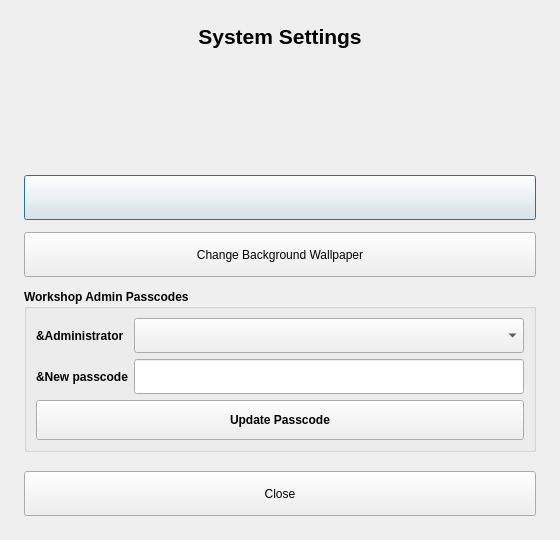
<?xml version="1.0" encoding="utf-8"?>
<ui version="4.0">
 <class>SystemSettingsDialog</class>
 <widget class="QDialog" name="SystemSettingsDialog">
  <property name="geometry">
   <rect>
    <x>0</x>
    <y>0</y>
    <width>560</width>
    <height>540</height>
   </rect>
  </property>
  <layout class="QVBoxLayout" name="verticalLayout">
   <property name="spacing">
    <number>12</number>
   </property>
   <property name="leftMargin">
    <number>24</number>
   </property>
   <property name="topMargin">
    <number>24</number>
   </property>
   <property name="rightMargin">
    <number>24</number>
   </property>
   <property name="bottomMargin">
    <number>24</number>
   </property>
   <item>
    <widget class="QLabel" name="titleLbl">
     <property name="wordWrap">
      <bool>true</bool>
     </property>
     <property name="textFormat">
      <enum>Qt::PlainText</enum>
     </property>
     <property name="text">
      <string>System Settings</string>
     </property>
     <property name="font">
      <font>
       <pointsize>16</pointsize>
       <bold>true</bold>
      </font>
     </property>
     <property name="alignment">
      <set>Qt::AlignCenter</set>
     </property>
    </widget>
   </item>
   <item>
    <spacer name="verticalSpacer1">
     <property name="orientation">
      <enum>Qt::Vertical</enum>
     </property>
     <property name="sizeHint" stdset="0">
      <size>
       <width>0</width>
       <height>10</height>
      </size>
     </property>
    </spacer>
   </item>
   <item>
    <widget class="QPushButton" name="toggleThemeBtn">
     <property name="minimumSize">
      <size>
       <width>0</width>
       <height>45</height>
      </size>
     </property>
    </widget>
   </item>
   <item>
    <widget class="QPushButton" name="changeWallpaperBtn">
     <property name="text">
      <string>Change Background Wallpaper</string>
     </property>
     <property name="minimumSize">
      <size>
       <width>0</width>
       <height>45</height>
      </size>
     </property>
     <property name="cursor">
      <cursorShape>PointingHandCursor</cursorShape>
     </property>
    </widget>
   </item>
   <item>
    <widget class="QGroupBox" name="groupBox">
     <property name="title">
      <string>Workshop Admin Passcodes</string>
     </property>
     <property name="font">
      <font>
       <bold>true</bold>
      </font>
     </property>
     <layout class="QGridLayout" name="gridLayout">
      <item row="0" column="0">
       <widget class="QLabel" name="lblCat">
        <property name="wordWrap">
         <bool>true</bool>
        </property>
        <property name="textFormat">
         <enum>Qt::PlainText</enum>
        </property>
        <property name="text">
         <string>&amp;Administrator</string>
        </property>
       </widget>
      </item>
      <item row="0" column="1">
       <widget class="QComboBox" name="workshopCombo">
        <property name="minimumSize">
         <size>
          <width>0</width>
          <height>35</height>
         </size>
        </property>
       </widget>
      </item>
      <item row="1" column="0">
       <widget class="QLabel" name="lblCode">
        <property name="wordWrap">
         <bool>true</bool>
        </property>
        <property name="textFormat">
         <enum>Qt::PlainText</enum>
        </property>
        <property name="text">
         <string>&amp;New passcode</string>
        </property>
       </widget>
      </item>
      <item row="1" column="1">
       <widget class="QLineEdit" name="newPasscodeInput">
        <property name="minimumSize">
         <size>
          <width>0</width>
          <height>35</height>
         </size>
        </property>
        <property name="echoMode">
         <enum>QLineEdit::Password</enum>
        </property>
       </widget>
      </item>
      <item row="2" column="0" colspan="2">
       <widget class="QPushButton" name="savePasscodeBtn">
        <property name="text">
         <string>Update Passcode</string>
        </property>
        <property name="minimumSize">
         <size>
          <width>0</width>
          <height>40</height>
         </size>
        </property>
        <property name="cursor">
         <cursorShape>PointingHandCursor</cursorShape>
        </property>
       </widget>
      </item>
     </layout>
    </widget>
   </item>
   <item>
    <spacer name="verticalSpacer2">
     <property name="orientation">
      <enum>Qt::Vertical</enum>
     </property>
    </spacer>
   </item>
   <item>
    <widget class="QPushButton" name="closeBtn">
     <property name="text">
      <string>Close</string>
     </property>
     <property name="minimumSize">
      <size>
       <width>0</width>
       <height>45</height>
      </size>
     </property>
     <property name="cursor">
      <cursorShape>PointingHandCursor</cursorShape>
     </property>
    </widget>
   </item>
  </layout>
 </widget>
 <tabstops>
  <tabstop>toggleThemeBtn</tabstop>
  <tabstop>changeWallpaperBtn</tabstop>
  <tabstop>workshopCombo</tabstop>
  <tabstop>newPasscodeInput</tabstop>
  <tabstop>savePasscodeBtn</tabstop>
  <tabstop>closeBtn</tabstop>
 </tabstops>
</ui>
